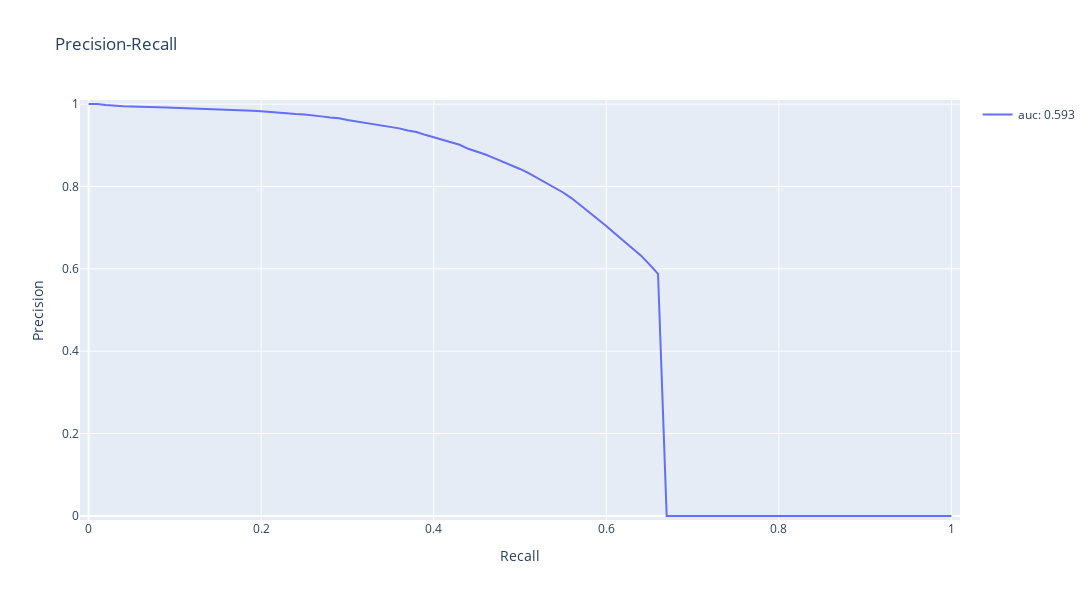
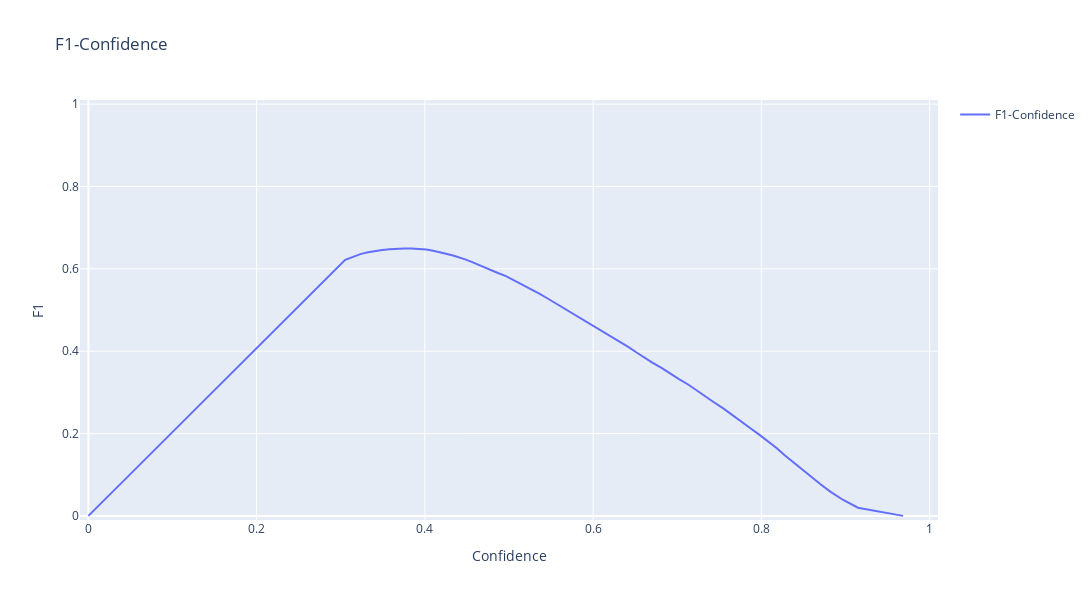

Notebook source saved alongside these figures, in order:
### Code cell
from faster_coco_eval.extra import Curves

cur = Curves(cocoGt, cocoDt, iou_tresh=0.5, iouType="bbox", useCats=False)
cur.plot_pre_rec()
cur.plot_f1_confidence()
